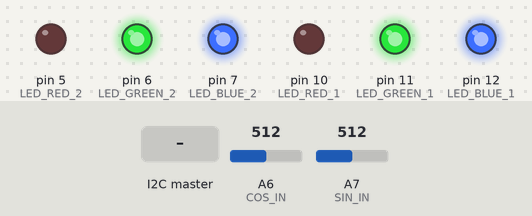
A sketch run on a simulated Arduino Nano, built with avr-gcc and run on an emulated ATmega328P. Parts: output pins drawn as LEDs (lit = HIGH). The test bench sets the inputs (shaded band); at power-on: A6 (COS_IN) = 512, A7 (SIN_IN) = 512.

Above: at 1.2 s.
1.3 s: the I2C master sends the byte 1
At 2.6 s:
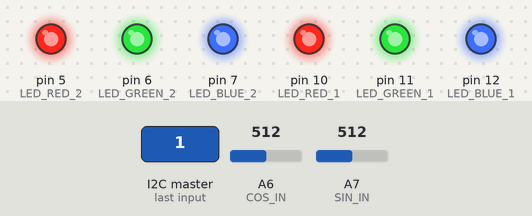
Timing chart, 0 to 4.3 s (numbered marks = the images above; inputs shaded):
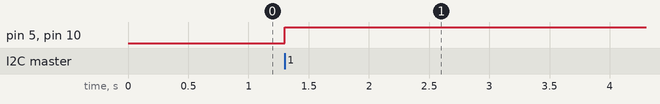

Measured:
- after the input at 1.3 s, pin 5 (LED_RED_2), pin 10 (LED_RED_1): LOW → HIGH at once

The sketch:

LE_Blinker.ino
```cpp
#define SAMPLE_SIZE 10
int cosineSamples[SAMPLE_SIZE];
int sineSamples[SAMPLE_SIZE];

#define LED_RED_1     10
#define LED_GREEN_1   11
#define LED_BLUE_1    12
#define LED_RED_2     5
#define LED_GREEN_2   6
#define LED_BLUE_2    7
#define COS_IN        A6
#define SIN_IN        A7
#define RED 'D'
#define GREEN 'G'
#define BLUE 'B'
#define OFF 'O'

#define Upper_Bound 1000
int Lower_Bound = 0;
#define Switch_Bound 500

//cosine 632 - 542 - Mean 587
//sine   631 - 532 - Mean 582

int difference;
char temp[10];
int absolute_distance=0;
int previous_distance=0;
int start_distance=1;
int sine=1;
int cosine=1;
int current_distance=1;
bool FLAG_MOVING_UP=0;
bool FLAG_MOVING_DOWN=0;
bool SWITCH_DETECTED=0;
int sine_off = 0;
int cosine_off = 0;

#include <Wire.h>
#include <math.h>

void setup() {

  Wire.onRequest(transmitDataWire); // same as above, but master read event
  Wire.begin(0xF);                 // join i2c bus with address 0x54
  //1 - 0x8
  //2 - 0x9
  //3 - 0xA
  //4 - 0xB
  //5 - 0xC
  //6 - 0xD
  Wire.onReceive(receiveEvent); // register event

  pinMode(LED_RED_1,OUTPUT);
  pinMode(LED_GREEN_1,OUTPUT);
  pinMode(LED_BLUE_1,OUTPUT);
  pinMode(LED_RED_2,OUTPUT);
  pinMode(LED_GREEN_2,OUTPUT);
  pinMode(LED_BLUE_2,OUTPUT);
//
  digitalWrite(LED_RED_1,LOW);
  digitalWrite(LED_GREEN_1,HIGH);
  digitalWrite(LED_BLUE_1,HIGH);
  digitalWrite(LED_RED_2,LOW);
  digitalWrite(LED_GREEN_2,HIGH);
  digitalWrite(LED_BLUE_2,HIGH);
  cosine = analogRead(COS_IN)-512 - cosine_off;
  sine = analogRead(SIN_IN)-512 - sine_off;
  current_distance = atan2(sine,cosine)*180/3.14159*1000/360+500;
  previous_distance = current_distance;
  absolute_distance = current_distance - previous_distance;
}

void loop() {

  // Take 10 samples
  for (int i = 0; i < SAMPLE_SIZE; i++) {
    cosineSamples[i] = analogRead(COS_IN) - 512 - cosine_off;
    sineSamples[i] = analogRead(SIN_IN) - 512 - sine_off;
    delayMicroseconds(100); // small delay between readings to allow ADC to stabilize
  }

    // Sort the samples to find the median
  sortArray(cosineSamples, SAMPLE_SIZE);
  sortArray(sineSamples, SAMPLE_SIZE);

  // Calculate and print the median
  cosine = calculateMedian(cosineSamples, SAMPLE_SIZE);
  sine = calculateMedian(sineSamples, SAMPLE_SIZE);


  current_distance = atan2(sine,cosine)*180/3.14159*1000/360+500;
  difference = current_distance - previous_distance;
  if (current_distance < Lower_Bound)
  {
    Lower_Bound = current_distance;
  }

  // Detect if distance changes abruptly. means a switch has happened
  if (abs(difference) > Switch_Bound)
  {
      // Moving Up
      if (difference < 0)
      {
        absolute_distance += ((Upper_Bound - previous_distance) + (current_distance - Lower_Bound));
      }
     // Moving Down
      else
      {
        absolute_distance -= ((current_distance - Upper_Bound) + (previous_distance - Lower_Bound));
      }
  }
  else
  {
    absolute_distance += difference;
  }

  previous_distance = current_distance;

  delayMicroseconds(100);
}

void transmitDataWire() {

 temp[0] = (cosine >> 8) & 0xFF;
 temp[1] = cosine & 0xFF;
 temp[2] = (sine >> 8) & 0xFF;
 temp[3] = sine & 0xFF;
 temp[4] = (current_distance >> 8) & 0xFF;
 temp[5] = current_distance & 0xFF;
 temp[6] = (absolute_distance >> 8) & 0xFF;
 temp[7] = absolute_distance & 0xFF;
 temp[8] = (Lower_Bound >> 8) & 0xFF;
 temp[9] = Lower_Bound & 0xFF;

 for(int i=0;i<10;i++)
 {
   Wire.write(temp[i]);
 }
}


void set_RGB_off()
{
  digitalWrite(LED_RED_1,HIGH);
  digitalWrite(LED_GREEN_1,HIGH);
  digitalWrite(LED_BLUE_1,HIGH);
  digitalWrite(LED_RED_2,HIGH);
  digitalWrite(LED_GREEN_2,HIGH);
  digitalWrite(LED_BLUE_2,HIGH);
}

void set_RGB_on()
{
  digitalWrite(LED_RED_1,HIGH);
  digitalWrite(LED_GREEN_1,HIGH);
  digitalWrite(LED_BLUE_1,HIGH);
  digitalWrite(LED_RED_2,HIGH);
  digitalWrite(LED_GREEN_2,HIGH);
  digitalWrite(LED_BLUE_2,HIGH);
}

void set_RGB(char color)

{
  set_RGB_off();
  switch(color)
  {
    case RED:
      digitalWrite(LED_RED_1,LOW);
      digitalWrite(LED_RED_2,LOW);
      break;
    case GREEN:
      digitalWrite(LED_GREEN_1,LOW);
      digitalWrite(LED_GREEN_2,LOW);
      break;
    case BLUE:
      digitalWrite(LED_BLUE_1,LOW);
      digitalWrite(LED_BLUE_2,LOW);
      break;
    case OFF:
      set_RGB_off();
    default:
      set_RGB_off();
  }
}
// void transmitDataWire() {

//   temp[0] = (absolute_distance >> 8) & 0xFF;
//   temp[1] = absolute_distance & 0xFF;

//   for(int i=0;i<2;i++)
//   {
//     Wire.write(temp[i]);
//   }
// }

void receiveEvent(int howMany) {
  while (Wire.available()) { // loop through all but the last
    char c = Wire.read(); // receive byte as a character
    if (c == 'R')
    {
      absolute_distance=0;
    }
    else
    {
      set_RGB(c);
    }
  }
}

void sortArray(int arr[], int size) {
  for (int i = 0; i < size - 1; i++) {
    for (int j = 0; j < size - i - 1; j++) {
      if (arr[j] > arr[j + 1]) {
        int temp = arr[j];
        arr[j] = arr[j + 1];
        arr[j + 1] = temp;
      }
    }
  }
}

int calculateMedian(int arr[], int size) {
  if (size % 2 != 0)
    return arr[size / 2]; // if size is odd, return the middle number
  else
    return (arr[(size - 1) / 2] + arr[size / 2]) / 2; // if size is even, return the average of the two middle numbers
}
```
